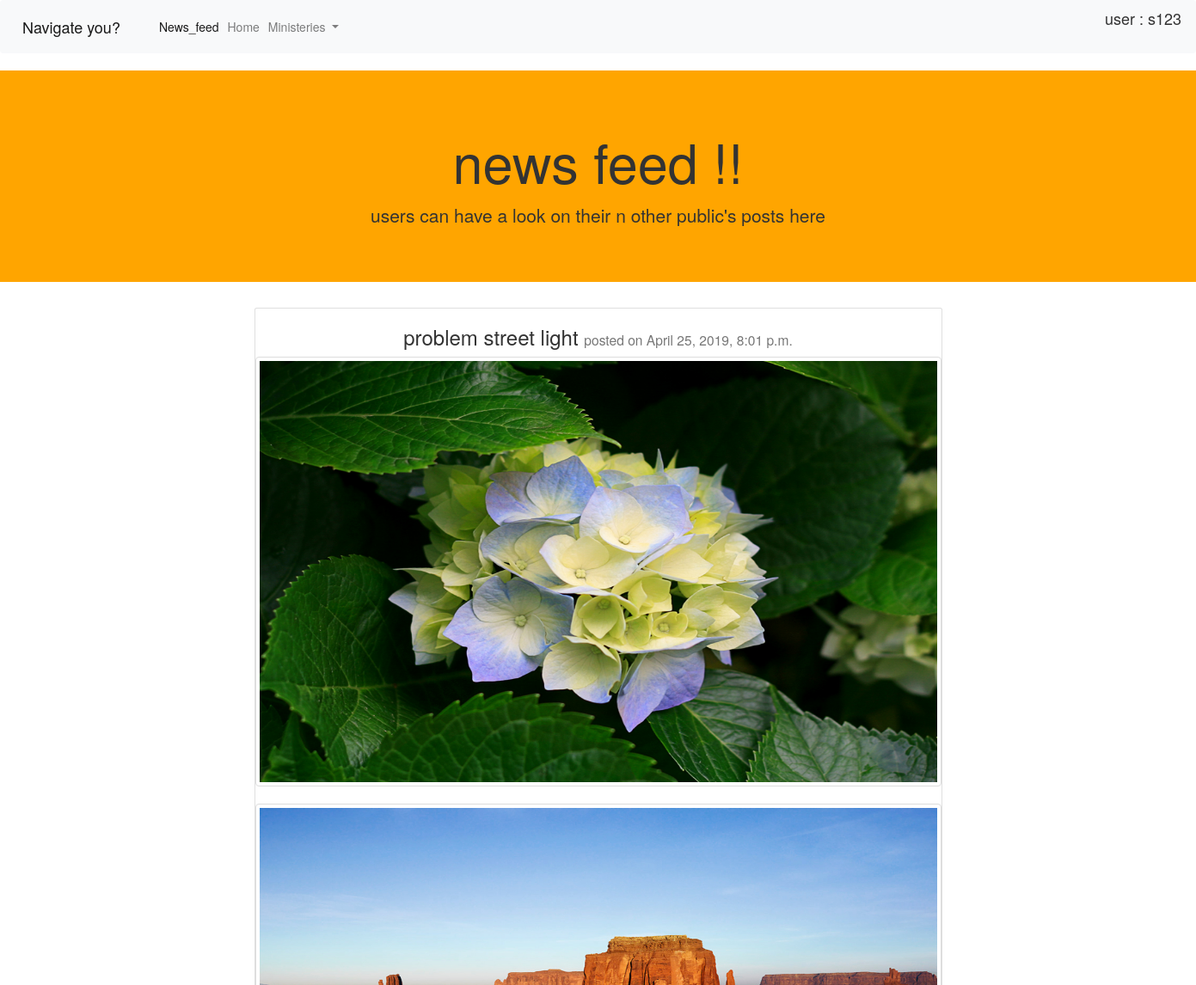
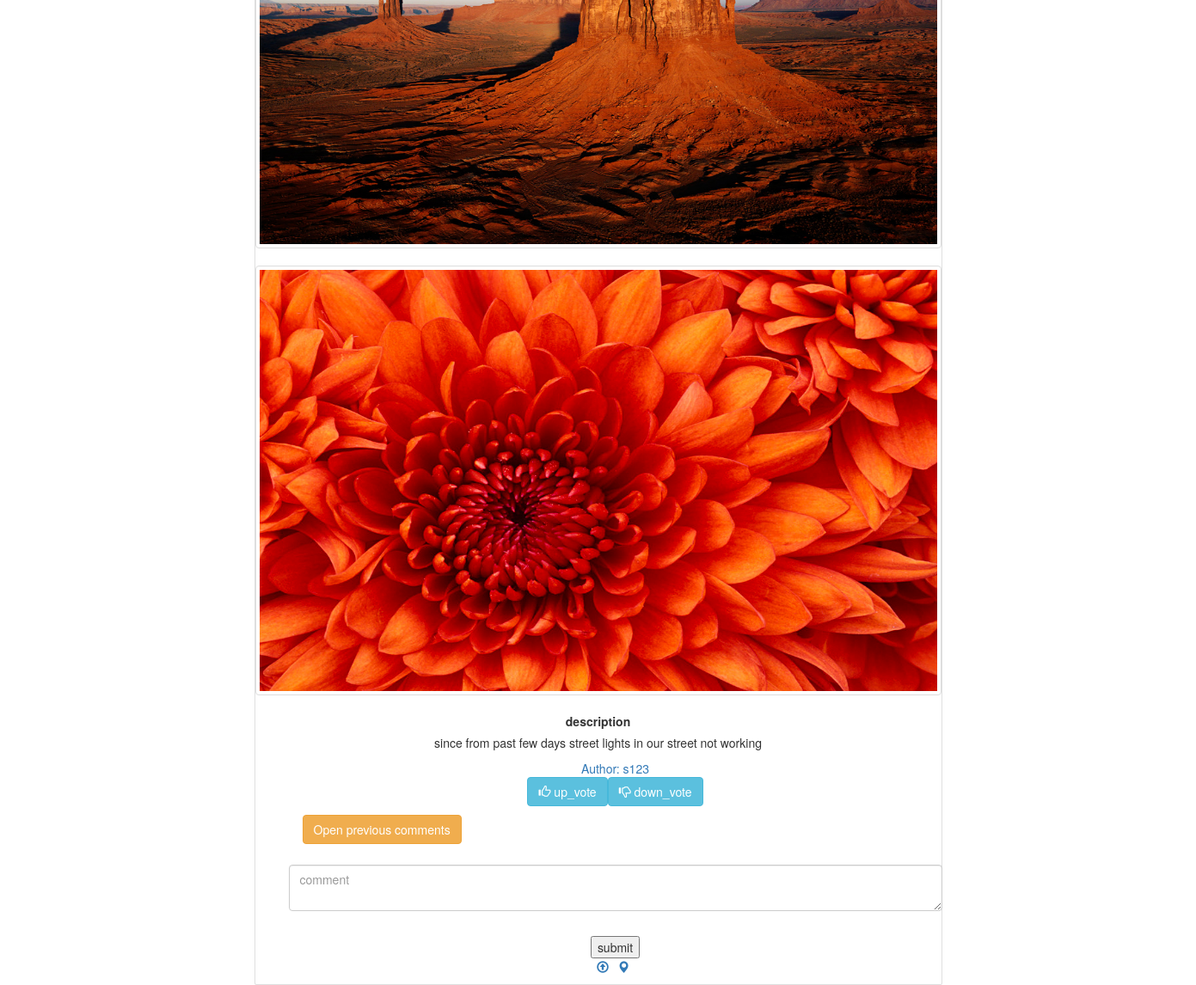
Screenshot of /socialissue/newsdata/3/ (signed in) with the database file from the repository (2 pictures, top to bottom).
### socialissue/models.py (models this page shows, shortened)
class Post(models.Model):
    post_status = (('nv', 'not verified'),('v','verified'),('p','posted'),('s','solved'),('r','rejected'))
    user_post = models.ForeignKey(Profile, on_delete=models.CASCADE )
    description = models.TextField()
    area = models.TextField(null=True)
    constituency = models.CharField(max_length=50, null=True)
    problem_statement = models.CharField(max_length=70,blank=True)
    date_posted = models.DateTimeField(auto_now_add=True)
    weightage = models.IntegerField(default=0)
    downvote_count = models.IntegerField(default=0)
    upvote_count = models.IntegerField(default=0)
    status_of_post = models.CharField(blank=True, choices=post_status , max_length=20)
    file_data = models.FileField( upload_to='files/', blank=True)
    alloted_time = models.DateTimeField(blank=True, null=True)
    def __str__(self):
        return "user : %s--> problem : %s"%(self.user_post.user.username,self.problem_statement)

class Photos(models.Model):
    user_post = models.ForeignKey(Post, on_delete=models.CASCADE )
    photos_post = models.ImageField(blank=True,upload_to='images/')

class Profile(models.Model):
    person=(('a','admin'),('n','normal'),('p','politician'))
    user = models.OneToOneField(User, on_delete=models.CASCADE)
    address = models.TextField()
    mobile_no = models.CharField(max_length=10,blank=True)
    constituency = models.CharField(max_length=50)
    location = models.CharField(max_length=30 )
    designation = models.CharField(max_length=20,default='n',choices=person)

### socialissue/views.py (the view)
def newsdata(request,name):
    if request.user.is_authenticated:
        proobj=Profile.objects.get(user=request.user)
        print(request.POST)
        postdata = Post.objects.get(id=name)
        obj=''
        conval=False
        if postdata.status_of_post=='v':
            conval=True
            obj='due date to raise the issue '+str(postdata.alloted_time)
        else:
            obj='your problem will be solved by '+str(postdata.alloted_time)
        try:
            votecomm= Votes_Comments.objects.filter(user_post=name)
        except:
            print('e')
            votecomm=[]
        ovobj = Only_votes.objects.filter(user_vote=proobj.id,user_post=postdata.id)
        if ovobj is None:
            ovobj=[]
        photodata=Photos.objects.filter(user_post=name)
        print(ovobj,name,postdata,proobj.id,postdata.id)
        if proobj.designation=='n':
            return render(request,"newsdata.html",{'somedata':obj,'ov_obj':ovobj,'post_data':postdata,'vote_comm':votecomm,'photo_data':photodata})
        elif proobj.designation=='p':
            return render(request,"polnewsdata.html",{'ov_obj':ovobj,'post_data':postdata,'vote_comm':votecomm,'photo_data':photodata})
        else:
            return render(request,"adminnewsdata.html",{'cval':conval,'ov_obj':ovobj,'post_data':postdata,'vote_comm':votecomm,'photo_data':photodata})
    else:
        return redirect('user_login')

### socialissue/templates/newsdata.html (shortened to what this page needs)
<!doctype html>
<html lang="en">
  <head>
    <link rel="stylesheet" href="https://maxcdn.bootstrapcdn.com/bootstrap/4.0.0/css/bootstrap.min.css">
    <link rel="stylesheet" href="https://maxcdn.bootstrapcdn.com/bootstrap/3.4.0/css/bootstrap.min.css">
  </head>
  <body>
<nav class="navbar navbar-expand-lg navbar-light bg-light">
  <a class="navbar-brand" href="#">Navigate you?</a>
  <div class="collapse navbar-collapse" id="navbarSupportedContent">
    <ul class="navbar-nav mr-auto">
      <li class="nav-item active">
        <a class="nav-link" href="#">News_feed<span class="sr-only">(current)</span></a>
      </li>
      <li class="nav-item">
        <a class="nav-link" href="landing.html">Home</a>
      </li>
      <li class="nav-item dropdown">
        <a class="nav-link dropdown-toggle" href="#" id="navbarDropdown" role="button" data-toggle="dropdown" aria-haspopup="true" aria-expanded="false">
          Ministeries
        </a>
      </li>
      </ul>
    <div class="topright">user : {{request.user.username}}
      </div></div>
</nav>
<div class="jumbotron jumbotron-fluid" style="background-color:orange">
  <div class="container">
    <h1 class="display-4" align="center">news feed !!</h1>
    <p class="lead" align="center">users can have a look on their n other public's posts here </p>
  </div>
</div>
<div class="medium-8 columns"><center>
   <div class="card" style="width: 80rem;">
<h3>problem {{post_data.problem_statement}} <small>posted on {{post_data.date_posted}}</small></h3>
{% for i in photo_data%}
<img class="thumbnail" height="500px" src="{{i.photos_post.url}}">
{% endfor %}
<label>description</label>
<p>{{ post_data.description}}</p>
<div class="callout">
<ul class="menu simple">
<a href="#">Author: {{post_data.user_post.user.username}}</a>
<div>
    <p><a href="/socialissue/upvote/{{post_data.id}}/" class="btn btn-info ">
          <span class="glyphicon glyphicon-thumbs-up"></span> up_vote
        </a><a href="#" class="btn btn-info">
          <span class="glyphicon glyphicon-thumbs-down"></span> down_vote
        </a>
      </p>
    <form class="form-horizontal" role="form" action="{% url 'comment' %}" method="POST">
        <div class="container">
            <p align="left"><button type="button" class="btn btn-warning" data-toggle="modal" data-target="#myModal">Open previous comments</button></p>
  </div>
            <div class="form-group" style="padding:14px;">
            <textarea class="form-control" placeholder="comment" name="comment"></textarea>
                                    </div>
                                    <input type="submit" name="submit" value="submit"/>
                            </form>
     <ul class="list-inline"><li><a href=""><i class="glyphicon glyphicon-upload"></i></a></li><li><a href=""><i class="glyphicon glyphicon-map-marker"></i></a></li></ul>
                          </div>
</ul>
</div>
       </div>
    </center>
</div>
  </body>
</html>

### socialissue/templates/newsdata.html (style rules this page uses)
.topright { position: absolute; top: 8px; right: 16px; font-size: 18px; }

### rows the page displays
Post: problem_statement "street light", date_posted "April 25, 2019, 8:01 p.m.", description "since from past few days street lights in our street not working", user_post.user.username "s123"
Photos: photos_post (picture)
Photos: photos_post (picture)
Photos: photos_post (picture)

### other values shown
{{ request.user.username }} "s123"
